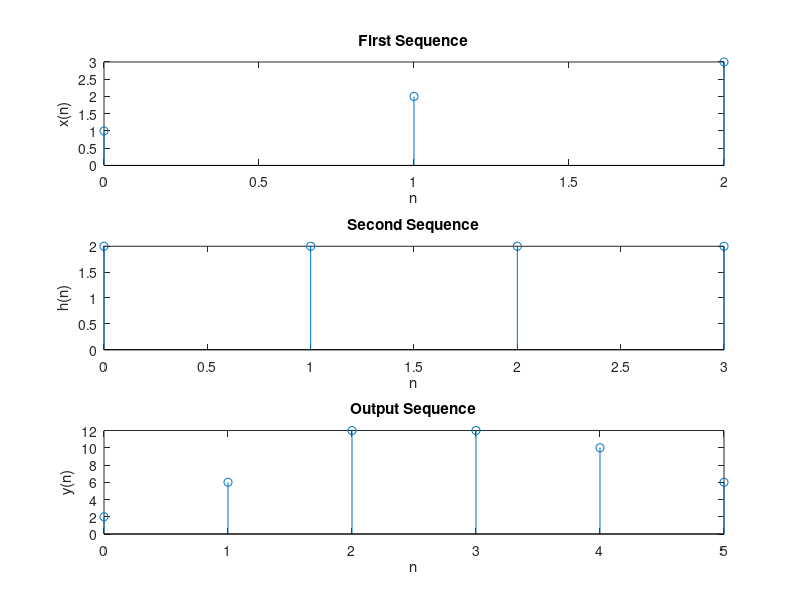
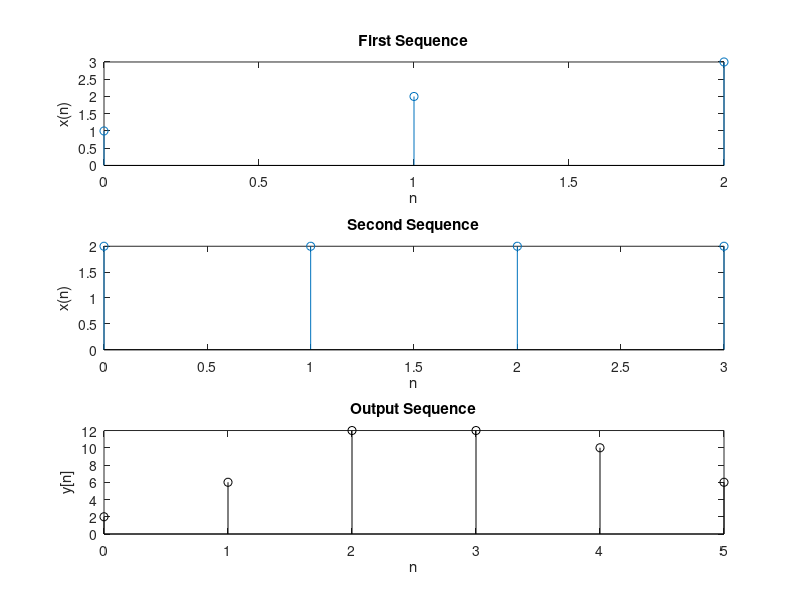

Write the MATLAB code that produced these figures, in order.
%% Convolution Sum
%%
clc;
clear all;
close all;
%% Without using conv

%First Sequences
x = [1 2 3];
l1 = 0;
u1 = length(x)-1;
x1 = l1:1:u1; %Limit of sequence x(n)

%Second Sequence
h = [2 2 2 2];
l2 = 0;
u2 = length(h) - 1;
h1 = l2:1:u2; %Limit of sequence h(n)

L = l1+l2;
U = u1+u2;

a = L:1:U;  % Limit of output sequence y(n)

m = length(x);
n = length(h);

X = [x,zeros(1,n)];
subplot(311)
disp('x(n) is:')
disp(x)
stem(x1,x)
xlabel('n')
ylabel('x(n)')
title('First Sequence')


H = [h,zeros(1,m)];
subplot(312)
disp('h(n) is:')
disp(h)
stem(h1,h)
xlabel('n');
ylabel('h(n)');
title('Second Sequence');

for i = 1:n+m-1
    Y(i)=0;
    for j = 1:m
        if((i-j+1)>0)
            Y(i) = Y(i) + X(j) * H(i-j+1);
        else
        end
    end
end

subplot(313)
disp('y(n) is:')
disp(Y)
stem(a,Y)
xlabel('n');
ylabel('y(n)');
title('Output Sequence');

%% Using Conv

x= [1 2 3];
h =[2 2 2 2];
nx = 0:1:2;
nh = 0:1:3;

figure()

subplot(311)
stem(nx,x);
xlabel('n');
ylabel('x(n)');
title('First Sequence');

subplot(312)
stem(nh,h);
xlabel('n');
ylabel('x(n)');
title('Second Sequence');

m = length(x);
n = length(h);

N = (0:1:length(x)+length(h)-2)

subplot(313)
c = conv(x,h);
stem(N,c,'k');
xlabel('n');
ylabel('y[n]');
title('Output Sequence');